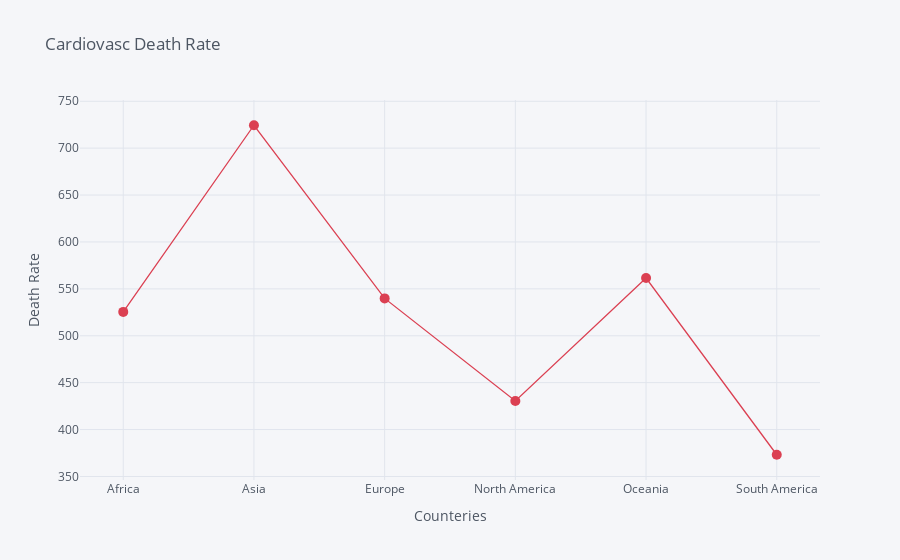

The code cell stored with this chart in its notebook:
### Code cell
Dataset_LocationWise.iplot(kind='scatter', x='continent',y='cardiovasc_death_rate',mode ='markers+lines',title = 'Cardiovasc Death Rate',
         xTitle='Counteries',yTitle='Death Rate',colors='red',size=10)

### Figure 1 — Plotly figure (JSON) as saved in the notebook; plotly's stock layout.template omitted (floating-point values rounded to 4 significant figures)
{"data": [{"line": {"color": "rgba(219, 64, 82, 1.0)", "dash": "solid", "shape": "linear", "width": 1.3}, "marker": {"size": 10, "symbol": "circle"}, "mode": "markers+lines", "name": "cardiovasc_death_rate", "text": "", "type": "scatter", "x": ["Africa", "Asia", "Europe", "North America", "Oceania", "South America"], "y": [525.4, 724.4, 539.8, 430.5, 561.5, 373.2]}], "layout": {"legend": {"bgcolor": "#F5F6F9", "font": {"color": "#4D5663"}}, "paper_bgcolor": "#F5F6F9", "plot_bgcolor": "#F5F6F9", "title": {"font": {"color": "#4D5663"}, "text": "Cardiovasc Death Rate"}, "xaxis": {"gridcolor": "#E1E5ED", "showgrid": true, "tickfont": {"color": "#4D5663"}, "title": {"font": {"color": "#4D5663"}, "text": "Counteries"}, "zerolinecolor": "#E1E5ED"}, "yaxis": {"gridcolor": "#E1E5ED", "showgrid": true, "tickfont": {"color": "#4D5663"}, "title": {"font": {"color": "#4D5663"}, "text": "Death Rate"}, "zerolinecolor": "#E1E5ED"}}}
